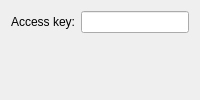
<?xml version="1.0" encoding="UTF-8"?>
<ui version="4.0">
 <class>OutlineAuth</class>
 <widget class="QWidget" name="OutlineAuth">
  <layout class="QFormLayout" name="formLayout">
   <item row="0" column="0">
    <widget class="QLabel" name="accessKeyLabel">
     <property name="text"><string>Access key:</string></property>
    </widget>
   </item>
   <item row="0" column="1">
    <widget class="PasswordField" name="accessKey"/>
   </item>
  </layout>
 </widget>
 <customwidgets>
  <customwidget>
   <class>PasswordField</class>
   <extends>QLineEdit</extends>
   <header>passwordfield.h</header>
  </customwidget>
 </customwidgets>
</ui>
